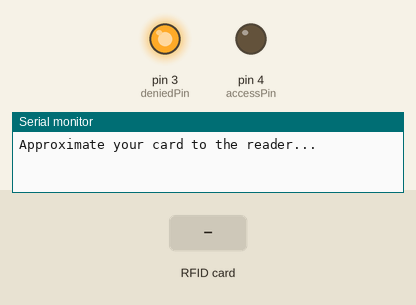
The sketch below on a simulated Arduino Uno, built with avr-gcc and run on an emulated ATmega328P. On the bench: output pins drawn as LEDs (lit = HIGH), the last lines printed to the serial monitor. The inputs (shaded band) are chosen by the test bench. Pins used as bus, display or sensor lines are not drawn.

Above: at 1.2 s.
1.3 s: RFID card 59 D5 07 5E held to the reader
At 1.6 s:
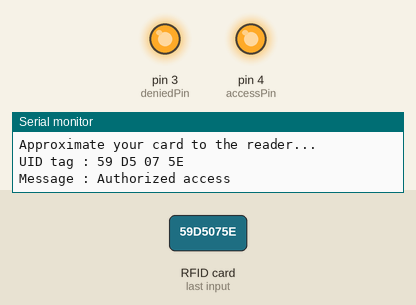
2.8 s: RFID card 5E 7A 19 C4 held to the reader
Timing chart, 0 to 5.8 s (numbered marks = the images above; inputs shaded):
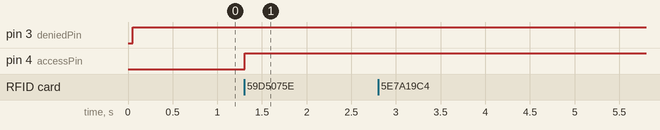

Measured:
- after the input at 1.3 s, pin 4 (accessPin): LOW → HIGH at once

The sketch:

RFID.ino
```cpp
#include <SPI.h>
#include <MFRC522.h>

#define SS_PIN 10
#define RST_PIN 9
#define accessPin 4
#define deniedPin 3
MFRC522 mfrc522(SS_PIN, RST_PIN);   // Create MFRC522 instance.

void setup()
{
  Serial.begin(9600);   // Initiate a serial communication
  SPI.begin();      // Initiate  SPI bus
  mfrc522.PCD_Init();   // Initiate MFRC522
  Serial.println("Approximate your card to the reader...");
  Serial.println();
  pinMode(deniedPin,OUTPUT);
  pinMode(accessPin,OUTPUT);

}
void loop()
{
  digitalWrite(deniedPin,HIGH);
  // Look for new cards
  if ( ! mfrc522.PICC_IsNewCardPresent())
  {
    return;
  }
  // Select one of the cards
  if ( ! mfrc522.PICC_ReadCardSerial())
  {
    return;
  }
  //Show UID on serial monitor
  Serial.print("UID tag :");
  String content= "";
  byte letter;
  for (byte i = 0; i < mfrc522.uid.size; i++)
  {
     Serial.print(mfrc522.uid.uidByte[i] < 0x10 ? " 0" : " ");
     Serial.print(mfrc522.uid.uidByte[i], HEX);
     content.concat(String(mfrc522.uid.uidByte[i] < 0x10 ? " 0" : " "));
     content.concat(String(mfrc522.uid.uidByte[i], HEX));
  }
  Serial.println();
  Serial.print("Message : ");
  content.toUpperCase();
  if (content.substring(1) == "59 D5 07 5E") //change here the UID of the card/cards that you want to give access
  {
    Serial.println("Authorized access");
    digitalWrite(accessPin,HIGH);
    Serial.println();
    delay(3000);
  }

 else   {
    Serial.println("Access denied");
    digitalWrite(deniedPin,HIGH);
    delay(3000);
  }
}
```
